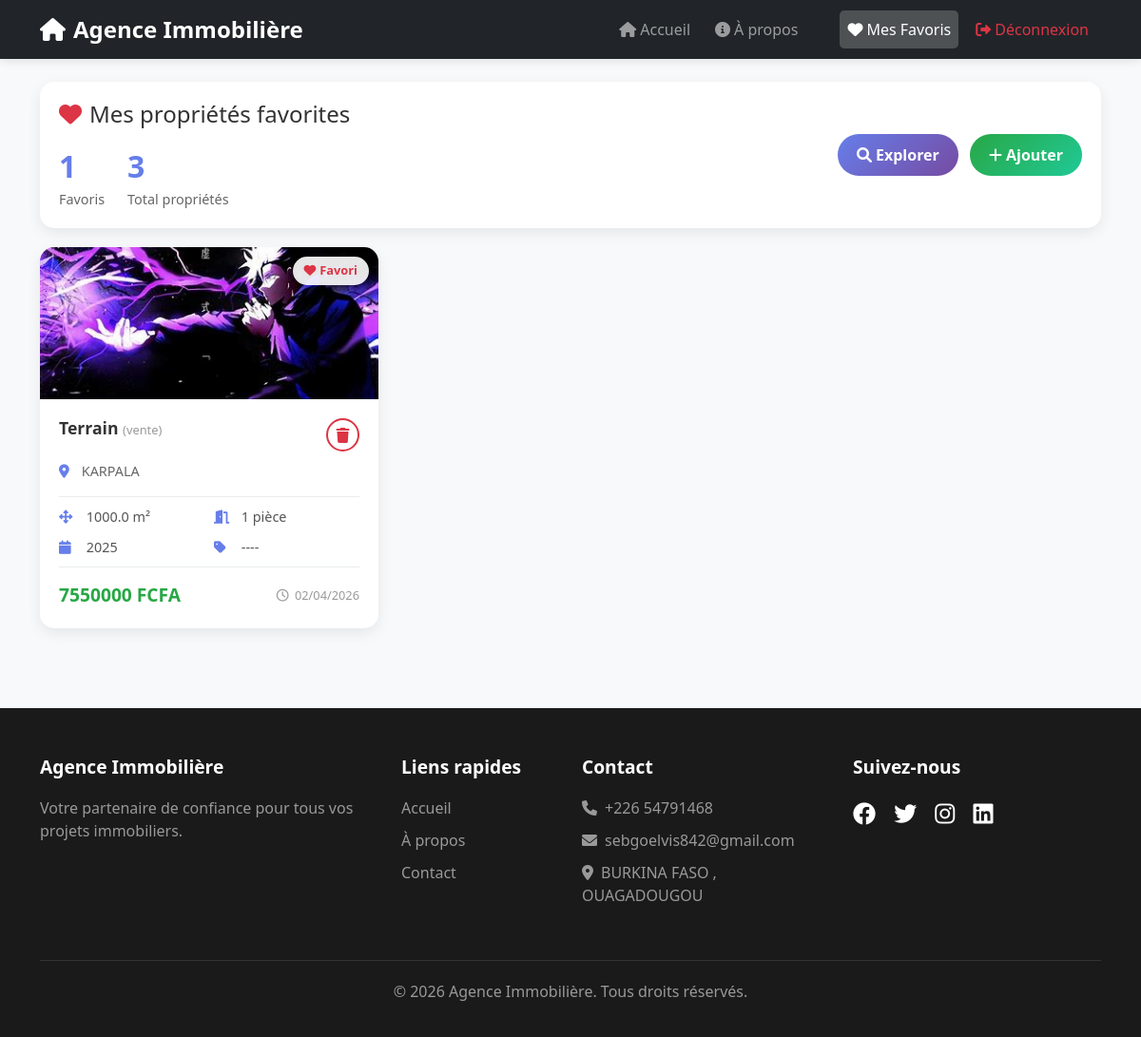
Page /client/ (signed in) on the committed database.
### SE/models.py (models this page shows, shortened)
class Favori(models.Model):
    client = models.ForeignKey(User, on_delete=models.CASCADE)
    propriete = models.ForeignKey(Propriete, on_delete=models.CASCADE)
    date_ajout = models.DateTimeField(auto_now_add=True)  # ← AJOUTE CECI
    class Meta:
        unique_together = ('client', 'propriete')

class Propriete(models.Model):
    TYPE_CHOICES = [
        ('villa', 'Villa'),
        ('appartement', 'Appartement'),
        ('terrain', 'Terrain'),
        ('bureau', 'Bureau'),
    ]
    OPTION_CHOICES = [
        ('vente', 'Vente'),
        ('location', 'Location'),
    ]
    type_bien = models.CharField(max_length=50, choices=TYPE_CHOICES)
    option = models.CharField(max_length=10, choices=OPTION_CHOICES)
    adresse = models.CharField(max_length=255)
    surface = models.FloatField()
    nombre_piece = models.IntegerField()
    annee = models.IntegerField()
    prix = models.IntegerField()
    categorie = models.ForeignKey(Categorie, on_delete=models.CASCADE)
    bailleur = models.ForeignKey(User, on_delete=models.CASCADE, related_name='proprietes_bailleur')
    agent = models.ForeignKey(User, on_delete=models.SET_NULL, null=True, blank=True, related_name='proprietes_agent')
    image = models.ImageField(upload_to='images_proprietes/', null=True, blank=True)

class Categorie(models.Model):
    type_categorie = models.CharField(max_length=100)
    def __str__(self):
        return self.type_categorie

### SE/views.py (the view, shortened to what this page needs)
# urls.py: path('client/', views.client, name='client'),
@login_required
def client(request):
    try:
        profil = request.user.profil
        if profil.role != 'client':
            messages.error(request, "⛔ Accès non autorisé - Espace réservé aux clients")
            return redirect('SE:connexion')
    except Profil.DoesNotExist:
        messages.error(request, "❌ Profil utilisateur introuvable")
        return redirect('SE:connexion')
    favoris_list = Favori.objects.filter(
        client=request.user
    ).select_related('propriete').order_by('-date_ajout')
    paginator = Paginator(favoris_list, 12)
    page = request.GET.get('page')
    favoris = paginator.get_page(page)
    favoris_ids = favoris_list.values_list('propriete_id', flat=True)
    proprietes_disponibles = Propriete.objects.exclude(
        id__in=favoris_ids
    ).order_by('-id')[:20]  # Trie par id (plus récent d'abord)
    total_favoris = favoris_list.count()
    total_proprietes = Propriete.objects.all().count()  # ✅ Toutes les propriétés
    context = {
        'favoris': favoris,
        'total_favoris': total_favoris,
        'total_proprietes': total_proprietes,
        'client_nom': request.user.get_full_name() or request.user.username,
        'proprietes_disponibles': proprietes_disponibles,
        'favoris_ids': list(favoris_ids),
        'page_title': 'Mes propriétés favorites',
    }
    return render(request, 'SE/dashboard_client.html', context)

### SE/templates/SE/dashboard_client.html (shortened to what this page needs)
<!DOCTYPE html>
<html lang="fr">
<head>
    <link href="https://cdn.jsdelivr.net/npm/bootstrap@5.1.3/dist/css/bootstrap.min.css" rel="stylesheet">
    <link rel="stylesheet" href="https://cdnjs.cloudflare.com/ajax/libs/font-awesome/6.0.0/css/all.min.css">
</head>
<body>
    <nav class="navbar navbar-expand-lg navbar-dark bg-dark sticky-top">
        <div class="container">
            <a class="navbar-brand" href="{% url 'accueil' %}">
                <i class="fas fa-home me-2"></i>Agence Immobilière
            </a>
            <div class="collapse navbar-collapse" id="navbarNav">
                <ul class="navbar-nav ms-auto">
                    <li class="nav-item">
                        <a class="nav-link" href="{% url 'accueil' %}">
                            <i class="fas fa-home me-1"></i>Accueil
                        </a>
                    </li>
                    <li class="nav-item">
                        <a class="nav-link" href="{% url 'propos' %}">
                            <i class="fas fa-info-circle me-1"></i>À propos
                        </a>
                    </li>
                    <li class="nav-item">
                        <a class="nav-link" href="{% url 'propierte' %}">
                        </a>
                    </li>
                    {% if user.is_authenticated %}
                    <li class="nav-item">
                        <a class="nav-link active" href="{% url 'client' %}">
                            <i class="fas fa-heart me-1"></i>Mes Favoris
                        </a>
                    </li>
                    <li class="nav-item">
                        <a class="nav-link text-danger" href="{% url 'deconnexion' %}">
                            <i class="fas fa-sign-out-alt me-1"></i>Déconnexion
                        </a>
                    </li>
                    {% endif %}
                </ul>
            </div>
        </div>
    </nav>
    <div class="container py-4">
        <div class="stats-card">
            <div class="row align-items-center">
                <div class="col-md-6">
                    <h2 class="h4 mb-3">
                        <i class="fas fa-heart text-danger me-2"></i>Mes propriétés favorites
                    </h2>
                    <div class="d-flex gap-4">
                        <div>
                            <div class="stat-value">{{ total_favoris }}</div>
                            <div class="stat-label">Favoris</div>
                        </div>
                        <div>
                            <div class="stat-value">{{ total_proprietes }}</div>
                            <div class="stat-label">Total propriétés</div>
                        </div>
                    </div>
                </div>
                <div class="col-md-6 text-md-end mt-3 mt-md-0">
                    <a href="{% url 'propierte' %}" class="btn-explore me-2">
                        <i class="fas fa-search me-1"></i>Explorer
                    </a>
                    {% if proprietes_disponibles %}
                    <button type="button" class="btn-add" data-bs-toggle="modal" data-bs-target="#ajoutModal">
                            <i class="fas fa-plus me-1"></i>Ajouter
                        </button> {% endif %}
                </div>
            </div>
        </div>
        {% if favoris %}
        <div class="row g-4">
            {% for favori in favoris %}
            <div class="col-md-6 col-lg-4">
                <div class="favorite-card">
                    <div class="favorite-img-wrapper">
                        {% if favori.propriete.image %}
                        <img src="{{ favori.propriete.image.url }}" class="favorite-img" alt="{{ favori.propriete.type_bien }}"> {% else %}
                        <div class="d-flex align-items-center justify-content-center h-100">
                            <i class="fas fa-building fa-3x text-secondary"></i>
                        </div>
                        {% endif %}
                        <span class="favorite-badge">
                                    <i class="fas fa-heart text-danger me-1"></i>Favori
                                </span>
                    </div>
                    <div class="favorite-content">
                        <div class="favorite-header">
                            <h5 class="favorite-title">
                                {{ favori.propriete.type_bien|title }}
                                <small>({{ favori.propriete.option }})</small>
                            </h5>
                            <form method="POST" action="{% url 'client' %}" onsubmit="return confirm('Retirer des favoris ?');">
                                <button type="submit" class="btn-delete" title="Retirer des favoris">
                                            <i class="fas fa-trash"></i>
                                        </button>
                            </form>
                        </div>
                        <p class="favorite-address">
                            <i class="fas fa-map-marker-alt"></i> {{ favori.propriete.adresse|truncatechars:30 }}
                        </p>
                        <div class="favorite-details">
                            <div class="detail-item">
                                <i class="fas fa-arrows-alt"></i> {{ favori.propriete.surface }} m²
                            </div>
                            <div class="detail-item">
                                <i class="fas fa-door-open"></i> {{ favori.propriete.nombre_piece }} pièce{{ favori.propriete.nombre_piece|pluralize:"s" }}
                            </div>
                            <div class="detail-item">
                                <i class="fas fa-calendar"></i> {{ favori.propriete.annee }}
                            </div>
                            <div class="detail-item">
                                <i class="fas fa-tag"></i> {{ favori.propriete.categorie }}
                            </div>
                        </div>
                        <div class="favorite-price">
                            <span class="price-value">{{ favori.propriete.prix }} FCFA</span>
                            <span class="favorite-date">
                                        <i class="far fa-clock"></i> {{ favori.date_ajout|date:"d/m/Y" }}
                                    </span>
                        </div>
                    </div>
                </div>
            </div>
            {% endfor %}
        </div>
        {% endif %}
    </div>
    <footer class="footer">
        <div class="container">
            <div class="row">
                <div class="col-md-4">
                    <h5 class="footer-title">Agence Immobilière</h5>
                    <p>Votre partenaire de confiance pour tous vos projets immobiliers.</p>
                </div>
                <div class="col-md-2">
                    <h5 class="footer-title">Liens rapides</h5>
                    <ul class="footer-links">
                        <li><a href="{% url 'accueil' %}">Accueil</a></li>
                        <li><a href="{% url 'propos' %}">À propos</a></li>
                        <li><a href="#">Contact</a></li>
                    </ul>
                </div>
                <div class="col-md-3">
                    <h5 class="footer-title">Contact</h5>
                    <ul class="footer-links">
                        <li><i class="fas fa-phone me-2"></i>+226 54791468</li>
                        <li><i class="fas fa-envelope me-2"></i>sebgoelvis842@gmail.com</li>
                        <li><i class="fas fa-map-marker-alt me-2"></i>BURKINA FASO , OUAGADOUGOU</li>
                    </ul>
                </div>
                <div class="col-md-3">
                    <h5 class="footer-title">Suivez-nous</h5>
                    <div class="social-links">
                        <a href="#"><i class="fab fa-facebook"></i></a>
                        <a href="#"><i class="fab fa-twitter"></i></a>
                        <a href="#"><i class="fab fa-instagram"></i></a>
                        <a href="#"><i class="fab fa-linkedin"></i></a>
                    </div>
                </div>
            </div>
            <div class="copyright">
                <p>&copy; {% now "Y" %} Agence Immobilière. Tous droits réservés.</p>
            </div>
        </div>
    </footer>
</body>
</html>

### SE/templates/SE/dashboard_client.html (style rules this page uses)
body { font-family: 'Segoe UI', Tahoma, Geneva, Verdana, sans-serif; color: #333; background-color: #f8f9fa; }
.navbar { box-shadow: 0 2px 10px rgba(0, 0, 0, 0.1); }
.navbar-brand { font-weight: bold; font-size: 1.5rem; }
.nav-link { font-weight: 500; margin: 0 5px; transition: all 0.3s; }
.nav-link.active { color: #fff !important; background-color: rgba(255, 255, 255, 0.2); border-radius: 5px; }
.favorite-card { border: none; border-radius: 15px; overflow: hidden; box-shadow: 0 5px 15px rgba(0, 0, 0, 0.08); transition: all 0.3s ease; height: 100%; background: white; }
.favorite-img-wrapper { position: relative; height: 160px; overflow: hidden; background-color: #f8f9fa; }
.favorite-img { width: 100%; height: 100%; object-fit: cover; transition: transform 0.5s; }
.favorite-badge { position: absolute; top: 10px; right: 10px; background: rgba(255, 255, 255, 0.9); border-radius: 20px; padding: 5px 12px; font-size: 0.8rem; font-weight: 600; color: #dc3545; box-shadow: 0 2px 5px rgba(0, 0, 0, 0.1); }
.favorite-content { padding: 20px; }
.favorite-header { display: flex; justify-content: space-between; align-items: flex-start; margin-bottom: 10px; }
.favorite-title { font-size: 1.1rem; font-weight: 600; color: #333; margin: 0; }
.favorite-title small { font-size: 0.8rem; color: #999; font-weight: normal; }
.favorite-address { color: #666; font-size: 0.9rem; margin-bottom: 15px; }
.favorite-address i { color: #667eea; width: 20px; }
.favorite-details { display: grid; grid-template-columns: repeat(2, 1fr); gap: 10px; margin-bottom: 15px; padding: 10px 0; border-top: 1px solid #e9ecef; border-bottom: 1px solid #e9ecef; }
.detail-item { font-size: 0.9rem; color: #555; }
.detail-item i { width: 20px; color: #667eea; margin-right: 5px; }
.favorite-price { display: flex; justify-content: space-between; align-items: center; margin-top: 15px; }
.price-value { font-size: 1.2rem; font-weight: bold; color: #28a745; }
.favorite-date { font-size: 0.8rem; color: #999; }
.favorite-date i { margin-right: 3px; }
.btn-explore { background: linear-gradient(135deg, #667eea 0%, #764ba2 100%); color: white; border: none; padding: 10px 20px; border-radius: 25px; font-weight: 600; transition: all 0.3s; text-decoration: none; display: inline-block; }
.btn-add { background: linear-gradient(135deg, #28a745, #20c997); color: white; border: none; padding: 10px 20px; border-radius: 25px; font-weight: 600; transition: all 0.3s; }
.btn-delete { background: transparent; border: 2px solid #dc3545; color: #dc3545; width: 35px; height: 35px; border-radius: 50%; display: flex; align-items: center; justify-content: center; transition: all 0.3s; }
.stats-card { background: white; border-radius: 15px; padding: 20px; box-shadow: 0 5px 15px rgba(0, 0, 0, 0.08); margin-bottom: 20px; }
.stat-value { font-size: 2rem; font-weight: bold; color: #667eea; }
.stat-label { color: #666; font-size: 0.9rem; }
.footer { background: #1a1a1a; color: #999; padding: 50px 0 20px; margin-top: 60px; }
.footer-title { color: white; font-size: 1.2rem; font-weight: 600; margin-bottom: 20px; }
.footer-links { list-style: none; padding: 0; }
.footer-links li { margin-bottom: 10px; }
.footer-links a { color: #999; text-decoration: none; transition: color 0.3s; }
.social-links a { color: white; font-size: 1.5rem; margin-right: 15px; transition: transform 0.3s; display: inline-block; }
.copyright { text-align: center; margin-top: 40px; padding-top: 20px; border-top: 1px solid #333; }

### rows in the picture
Favori: propriete.image (picture), propriete.type_bien "Terrain", propriete.option "vente", propriete.adresse "KARPALA", propriete.surface "1000.0", propriete.nombre_piece "1", propriete.annee "2025", propriete.categorie "----", propriete.prix "7550000", date_ajout "02/04/2026"

### other values in the picture
{{ total_favoris }} "1"
{{ total_proprietes }} "3"
